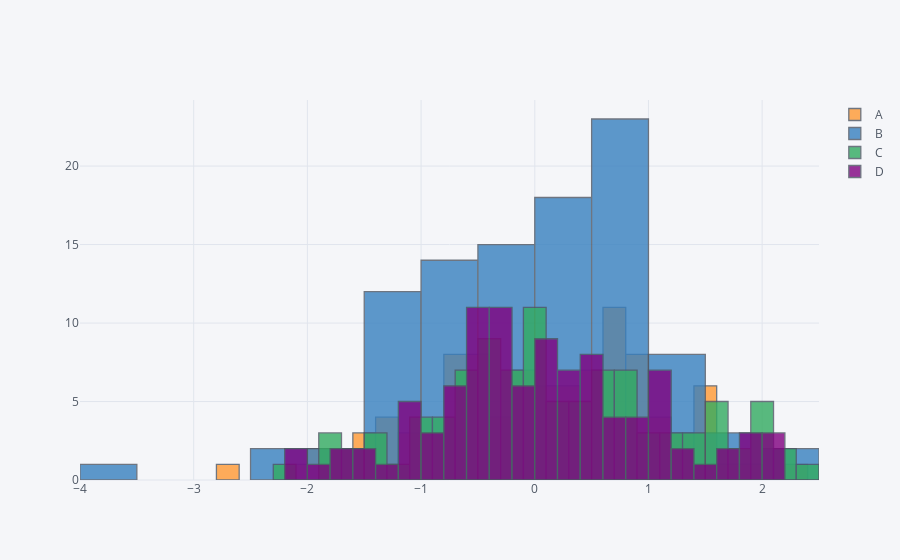

The notebook cell saved with this chart:
### Code cell
##HISTOGRAM iplot
df4.iplot(kind='hist', bins=25)
